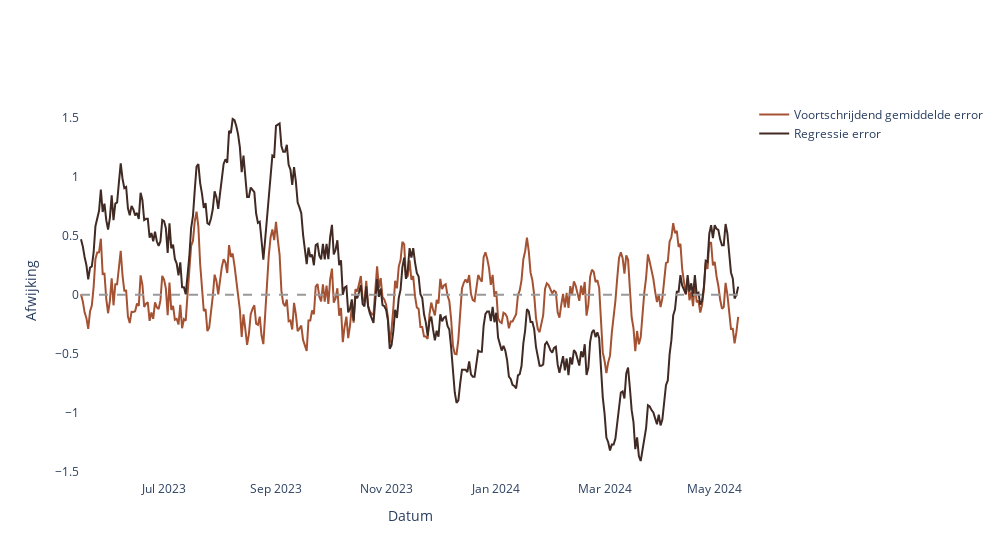

The notebook cell saved with this chart:
### Markdown cell above
# 3. Evaluatie metriek

Elk model geeft een voorspelling. De visuele check van de voorspelling naast de eigenlijke meting is hierboven getoond. Daarnaast kun je kijken naar de afwijking op zichzelf. 

#### *De afwijking (error)*
Laten we de reeks van errors voor elk model eens bekijken voor de testperiode.

### Code cell
onderzoek_afwijkingen(list_of_dfs=[voortschrijdend_gemiddelde, regressie])

### Figure 1 — Plotly figure (JSON) as saved in the notebook; plotly's stock layout.template omitted (floating-point values rounded to 4 significant figures; data arrays with more than 128 entries replaced by an {"elided": "..."} marker saying what was removed)
{"data": [{"line": {"color": "#a55233"}, "mode": "lines", "name": "Voortschrijdend gemiddelde error", "type": "scatter", "x": {"elided": "366 str values"}, "y": {"elided": "366 float values"}}, {"line": {"color": "#402a23"}, "mode": "lines", "name": "Regressie error", "type": "scatter", "x": {"elided": "366 str values"}, "y": {"elided": "366 float values"}}], "layout": {"autosize": false, "paper_bgcolor": "white", "plot_bgcolor": "white", "shapes": [{"line": {"color": "#999999", "dash": "dash", "width": 2}, "type": "line", "x0": "2023-05-16T00:00:00", "x1": "2024-05-15T00:00:00", "y0": 0, "y1": 0}], "width": 1000, "xaxis": {"title": {"text": "Datum"}}, "yaxis": {"title": {"text": "Afwijking"}}}}
